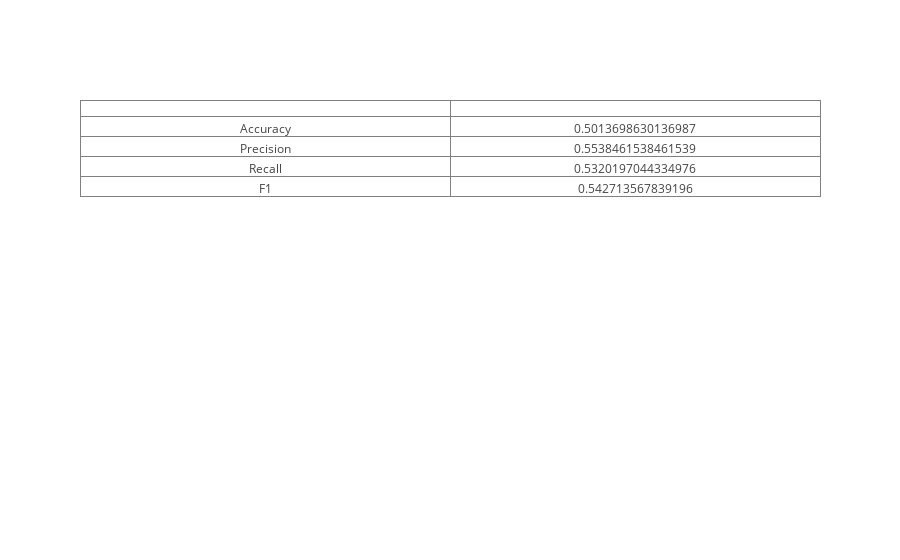

Write notebook code for a chart like this one.
### Markdown cell above
### Benchmark Results With Stopwords

### Code cell
calculate_metrics(bullish_y_test, stratified_y_pred)

### Figure 1 — Plotly figure (JSON) as saved in the notebook; plotly's stock layout.template omitted (floating-point values rounded to 4 significant figures)
{"data": [{"cells": {"values": [["Accuracy", "Precision", "Recall", "F1"], [0.5014, 0.5538, 0.532, 0.5427]]}, "type": "table", "uid": "71e0b092-50a7-4d6c-976c-3d1051af3eaa"}], "layout": {}}
